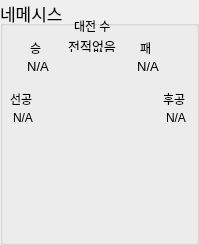
     <widget class="QGroupBox" name="groupBox_20">
      <property name="geometry">
       <rect>
        <x>594</x>
        <y>340</y>
        <width>199</width>
        <height>245</height>
       </rect>
      </property>
      <property name="font">
       <font>
        <pointsize>13</pointsize>
       </font>
      </property>
      <property name="title">
       <string>네메시스</string>
      </property>
      <widget class="QLabel" name="label_50">
       <property name="geometry">
        <rect>
         <x>74</x>
         <y>20</y>
         <width>56</width>
         <height>12</height>
        </rect>
       </property>
       <property name="font">
        <font>
         <pointsize>9</pointsize>
        </font>
       </property>
       <property name="text">
        <string>대전 수</string>
       </property>
      </widget>
      <widget class="QLabel" name="NemeVSCount">
       <property name="geometry">
        <rect>
         <x>64</x>
         <y>40</y>
         <width>56</width>
         <height>12</height>
        </rect>
       </property>
       <property name="font">
        <font>
         <pointsize>10</pointsize>
        </font>
       </property>
       <property name="text">
        <string>전적없음</string>
       </property>
       <property name="alignment">
        <set>Qt::AlignCenter</set>
       </property>
      </widget>
      <widget class="QLabel" name="label_52">
       <property name="geometry">
        <rect>
         <x>30</x>
         <y>40</y>
         <width>21</width>
         <height>16</height>
        </rect>
       </property>
       <property name="font">
        <font>
         <pointsize>9</pointsize>
        </font>
       </property>
       <property name="text">
        <string>승</string>
       </property>
      </widget>
      <widget class="QLabel" name="label_53">
       <property name="geometry">
        <rect>
         <x>140</x>
         <y>40</y>
         <width>21</width>
         <height>16</height>
        </rect>
       </property>
       <property name="font">
        <font>
         <pointsize>9</pointsize>
        </font>
       </property>
       <property name="text">
        <string>패</string>
       </property>
      </widget>
      <widget class="QLabel" name="NemeWinCount">
       <property name="geometry">
        <rect>
         <x>10</x>
         <y>60</y>
         <width>56</width>
         <height>12</height>
        </rect>
       </property>
       <property name="font">
        <font>
         <pointsize>10</pointsize>
        </font>
       </property>
       <property name="text">
        <string>N/A</string>
       </property>
       <property name="alignment">
        <set>Qt::AlignCenter</set>
       </property>
      </widget>
      <widget class="QLabel" name="NemeLoseCount">
       <property name="geometry">
        <rect>
         <x>120</x>
         <y>60</y>
         <width>56</width>
         <height>12</height>
        </rect>
       </property>
       <property name="font">
        <font>
         <pointsize>10</pointsize>
        </font>
       </property>
       <property name="text">
        <string>N/A</string>
       </property>
       <property name="alignment">
        <set>Qt::AlignCenter</set>
       </property>
      </widget>
      <widget class="QWidget" name="verticalLayoutWidget_13">
       <property name="geometry">
        <rect>
         <x>13</x>
         <y>80</y>
         <width>171</width>
         <height>161</height>
        </rect>
       </property>
       <layout class="QVBoxLayout" name="NemeLayout"/>
      </widget>
      <widget class="QLabel" name="NemeSecond">
       <property name="geometry">
        <rect>
         <x>159</x>
         <y>110</y>
         <width>34</width>
         <height>16</height>
        </rect>
       </property>
       <property name="font">
        <font>
         <pointsize>9</pointsize>
        </font>
       </property>
       <property name="text">
        <string>N/A</string>
       </property>
       <property name="alignment">
        <set>Qt::AlignCenter</set>
       </property>
      </widget>
      <widget class="QLabel" name="label_68">
       <property name="geometry">
        <rect>
         <x>10</x>
         <y>91</y>
         <width>31</width>
         <height>16</height>
        </rect>
       </property>
       <property name="font">
        <font>
         <pointsize>9</pointsize>
        </font>
       </property>
       <property name="text">
        <string>선공</string>
       </property>
      </widget>
      <widget class="QLabel" name="label_69">
       <property name="geometry">
        <rect>
         <x>163</x>
         <y>91</y>
         <width>31</width>
         <height>16</height>
        </rect>
       </property>
       <property name="font">
        <font>
         <pointsize>9</pointsize>
        </font>
       </property>
       <property name="text">
        <string>후공</string>
       </property>
      </widget>
      <widget class="QLabel" name="NemeFirst">
       <property name="geometry">
        <rect>
         <x>6</x>
         <y>110</y>
         <width>34</width>
         <height>16</height>
        </rect>
       </property>
       <property name="font">
        <font>
         <pointsize>9</pointsize>
        </font>
       </property>
       <property name="text">
        <string>N/A</string>
       </property>
       <property name="alignment">
        <set>Qt::AlignCenter</set>
       </property>
      </widget>
     </widget>
